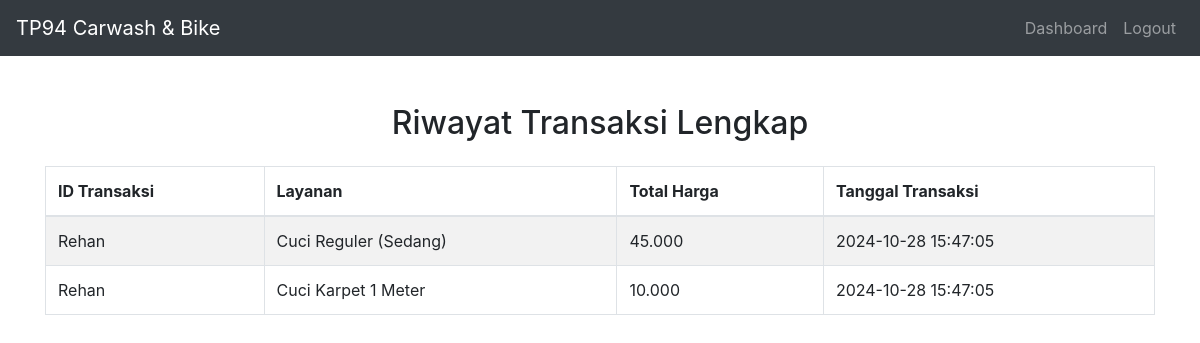
Screenshot of /riwayat_transaksi.php with the database file from the repository.
### tables this page shows
CREATE TABLE `transaksi` (
  `id` int(11) NOT NULL,
  `id_pelanggan` int(11) DEFAULT NULL,
  `layanan_id` int(11) NOT NULL,
  `produk_id` int(11) DEFAULT NULL,
  `jumlah_produk` int(11) DEFAULT 1,
  `total_harga` decimal(10,2) NOT NULL,
  `created_at` timestamp NOT NULL DEFAULT current_timestamp(),
  `tanggal_transaksi` timestamp NOT NULL DEFAULT current_timestamp()
);

CREATE TABLE `pelanggan` (
  `id` int(11) NOT NULL,
  `nama` varchar(100) NOT NULL,
  `kontak_hp` varchar(20) DEFAULT NULL
);

CREATE TABLE `layanan` (
  `id` int(11) NOT NULL,
  `nama_layanan` varchar(100) NOT NULL,
  `harga` decimal(10,2) NOT NULL,
  `kategori` varchar(50) NOT NULL
);

### riwayat_transaksi.php (the view, shortened to what this page needs)
<?php
include 'koneksi.php';
$query = "SELECT t.*, p.nama AS nama_pelanggan, l.nama_layanan, t.tanggal_transaksi
          FROM transaksi t
          JOIN pelanggan p ON t.id_pelanggan = p.id
          JOIN layanan l ON t.layanan_id = l.id
          ORDER BY t.id DESC";
$result = mysqli_query($conn, $query);
?>
<!DOCTYPE html>
<html lang="id">
<head>
    <link rel="stylesheet" href="https://stackpath.bootstrapcdn.com/bootstrap/4.5.2/css/bootstrap.min.css">
</head>
<body>
     <nav class="navbar navbar-expand-lg navbar-dark bg-dark">
        <a class="navbar-brand" href="#">TP94 Carwash & Bike</a>
        <div class="collapse navbar-collapse" id="navbarNav">
            <ul class="navbar-nav ml-auto">
                <li class="nav-item">
                    <a class="nav-link" href="dashboard_kasir.php">Dashboard</a>
                </li>
                <li class="nav-item">
                    <a class="nav-link" href="logout.php">Logout</a>
                </li>
            </ul>
        </div>
    </nav>
    <div class="container mt-5">
        <h2 class="text-center">Riwayat Transaksi Lengkap</h2>
        <table class="table table-striped table-bordered mt-4">
            <thead>
                <tr>
                    <th>ID Transaksi</th>
                    <th>Layanan</th>
                    <th>Total Harga</th>
                    <th>Tanggal Transaksi</th>
                </tr>
            </thead>
            <tbody>
                <?php while ($row = mysqli_fetch_assoc($result)): ?>
                <tr>
                    <td><?= $row['nama_pelanggan']; ?></td>
                    <td><?= $row['nama_layanan']; ?></td>
                    <td><?= number_format($row['total_harga'], 0, ',', '.'); ?></td>
                    <td><?= $row['tanggal_transaksi']; ?></td>
                </tr>
                <?php endwhile; ?>
            </tbody>
        </table>
    </div>
</body>
</html>

### rows the page displays
transaksi: id_pelanggan.nama "Rehan", layanan.nama_layanan "Cuci Reguler (Sedang)", total_harga "45.000", tanggal_transaksi "2024-10-28 15:47:05"
transaksi: id_pelanggan.nama "Rehan", layanan.nama_layanan "Cuci Karpet 1 Meter", total_harga "10.000", tanggal_transaksi "2024-10-28 15:47:05"
